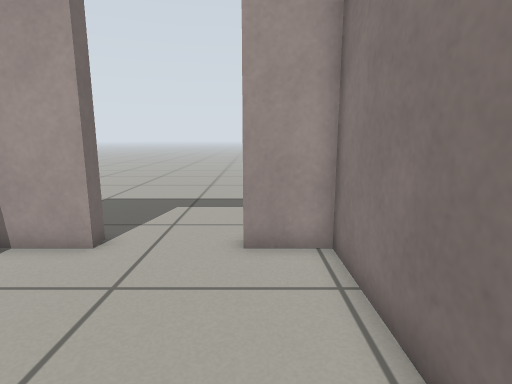
view 1 (above)

19 first-person views from a walk through a Gazebo world. The camera is 0.65 m above the floor, tilts 10° down and sees 80° across. The floor is counted in squares, 0.25 m on a side. Each view is taken from the middle of a square. On the plan, view 1 faces up. The plan holds only what a view shows up to about 19 squares ahead; the rest is blank. Robots are left out.

view 2
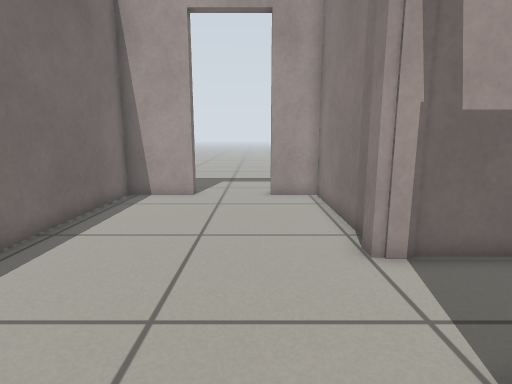

view 3
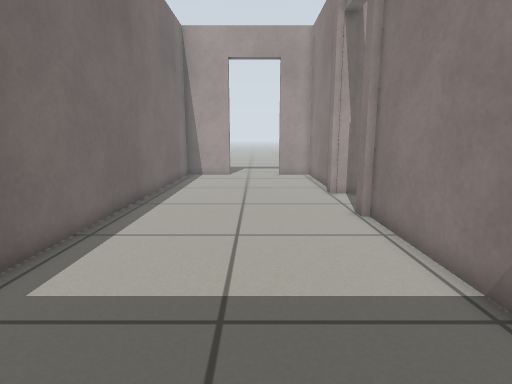

view 4
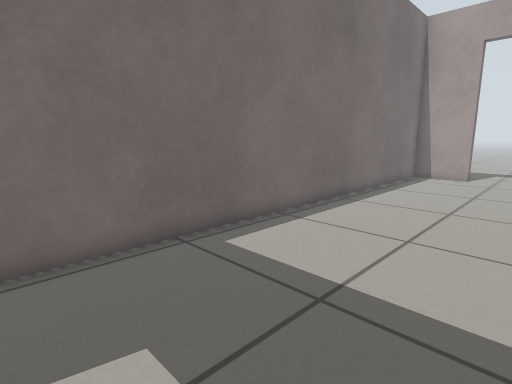

view 5
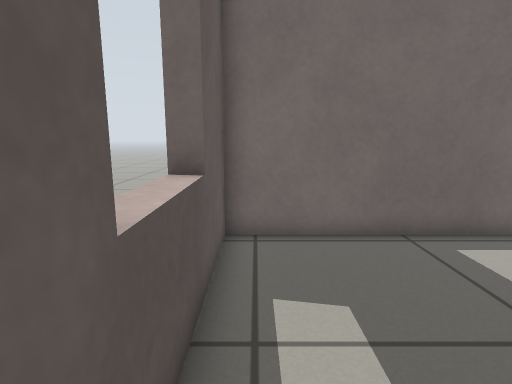

view 6
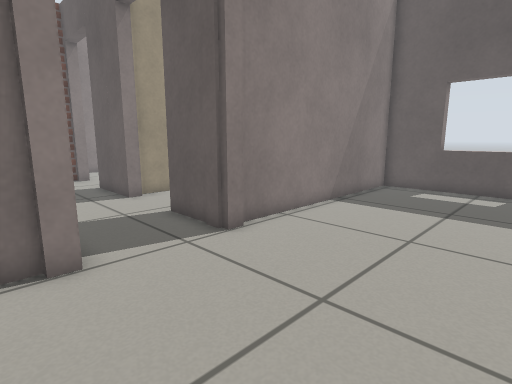

view 7
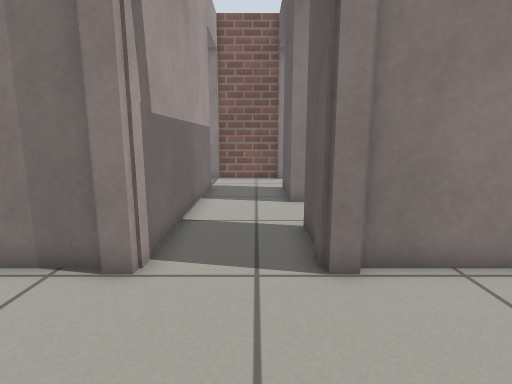

view 8
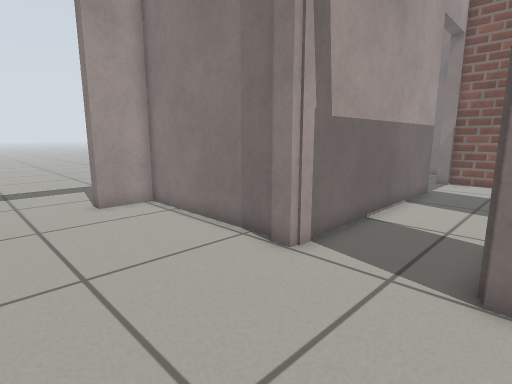

view 9
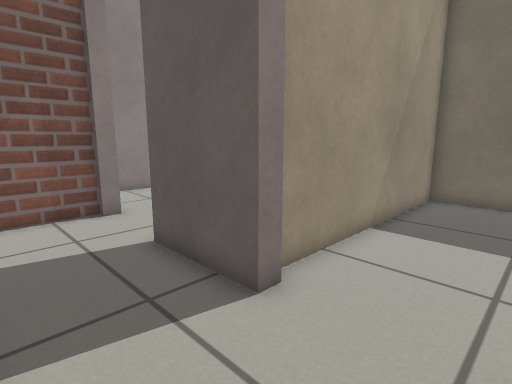

view 10
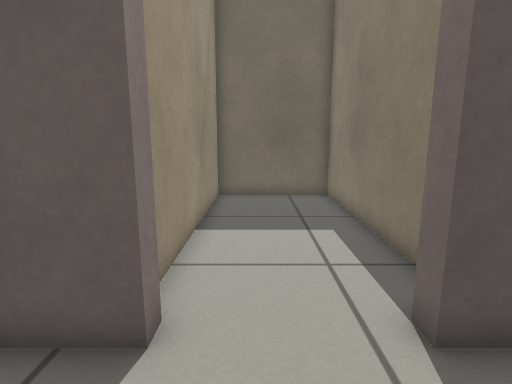

view 11
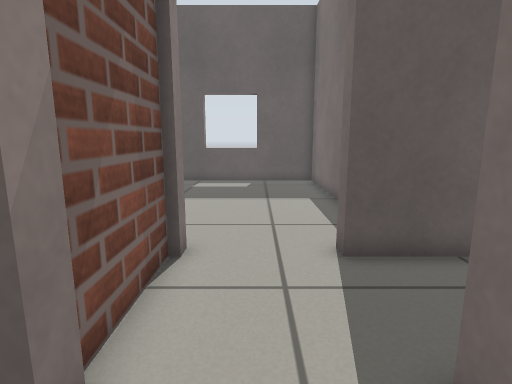

view 12
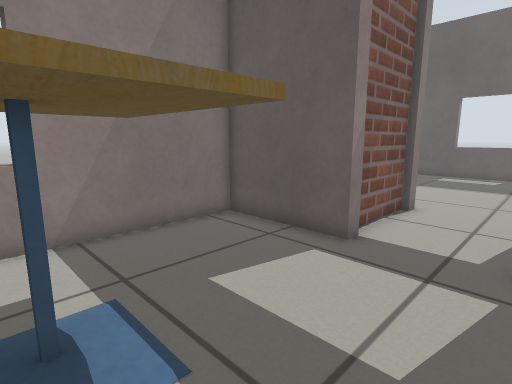

view 13
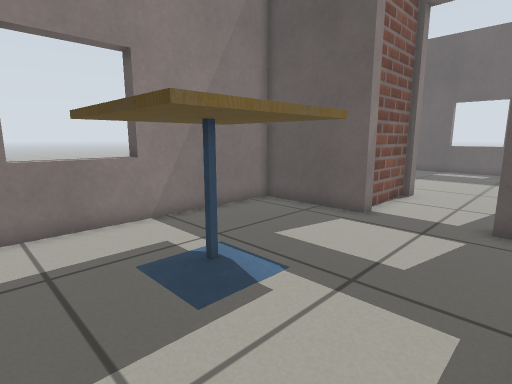

view 14
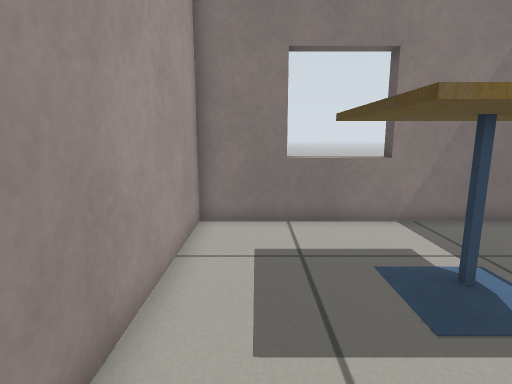

view 15
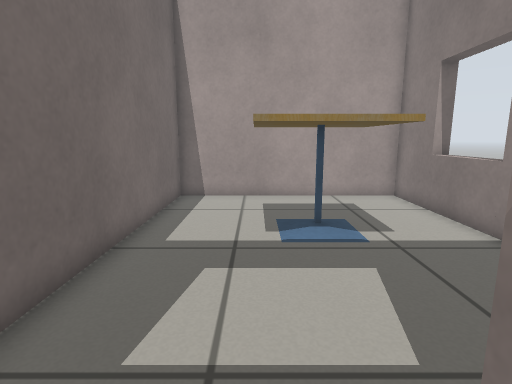

view 16
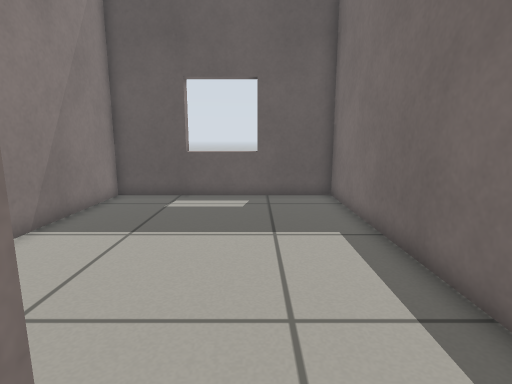

view 17
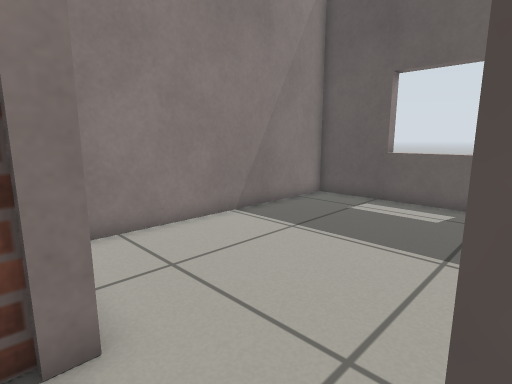

view 18
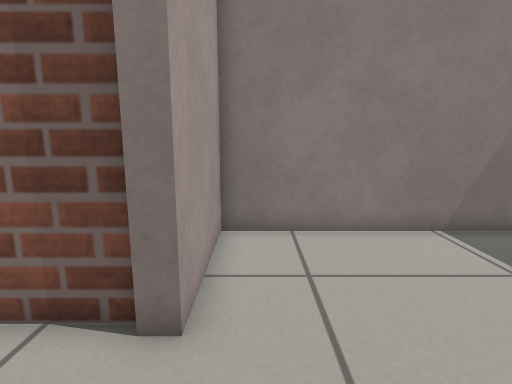

view 19
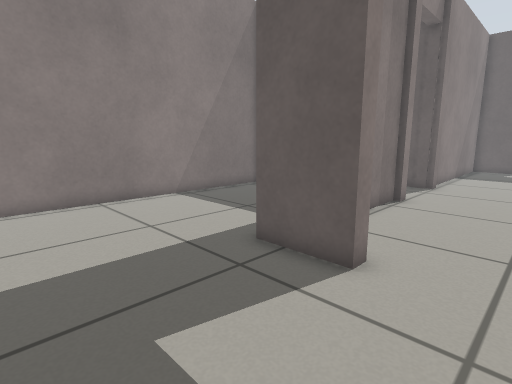

### Floor plan
Points are (right, up) in squares from view 1. A wall is a line through its corners. A room is listed if a view was taken in it or the views show most of it. See-through windows are left out.
Room 1 (views 1, 2, 3, 4, 5, 6, 7, 8)
walls: (1.5, -5.1) (1.5, -4.4); (1.5, -0.6) (1.5, 0); (1.8, -0.1) (1.8, 7) (-0.3, 7); (-4, 7) (-7, 7) (-7, -15.8) (1.8, -15.8) (1.8, -5)
ways out: open door at (2, -2.5) to room 2; open door at (-2.5, 7) to room 5
Room 2 (views 9, 10, 15, 16, 17)
walls: (8.4, -4.4) (12.1, -4.4); (12.1, -0.6) (1.5, -0.6); (15.7, -0.7) (15.7, 0); (15.9, -4.5) (15.9, -0.6); (15.7, -5) (15.7, -4.4); (1.5, -4.4) (4.8, -4.4)
ways out: open door at (2, -2.5) to room 1; open door at (13.5, 0) to room 3; open door at (13.5, -5) to room 4; open door at (6.5, -5) to room 6
Room 3 (views 11, 12, 13, 14)
walls: (15.7, 0) (20.3, 0) (20.3, 11.8) (10.5, 11.8) (10.5, 1.8); (11.6, 0) (12.1, 0)
ways out: open door at (13.5, 0) to room 2
objects: cafe table (14, 5) to (17, 8)
Room 4 (view 18)
walls: (10.5, -6.7) (10.5, -16.8) (20.3, -16.8) (20.3, -5) (15.7, -5)
ways out: open door at (13.5, -5) to room 2
Room 5 (view 19)
walls: (-0.3, 7) (-0.3, 7.6) (2.5, 7.6); (9.9, 0) (9.9, 12.1); (-4, 7.6) (-4, 7)
ways out: open door at (-2.5, 7) to room 1
Room 6 (no view inside)
walls: (3.7, -6.9) (3.7, -15) (8.8, -15) (8.8, -5.1)
ways out: open door at (6.5, -5) to room 2

Positions as (right, up) in squares from view 1, and headings:
1: (0, 0), facing up
2: (-1, -7), facing up
3: (-2, -15), facing up
4: (0, -15), facing up-left
5: (1, -15), facing left
6: (-5, 1), facing down-right
7: (-4, -3), facing right
8: (-4, -5), facing up-right
9: (5, -1), facing down-right
10: (7, -1), facing down
11: (14, 2), facing down
12: (12, 7), facing down-right
13: (11, 10), facing down-right
14: (11, 10), facing right
15: (14, -2), facing up
16: (14, -3), facing down
17: (12, -4), facing down-right
18: (12, -6), facing right
19: (-3, 13), facing down-right
